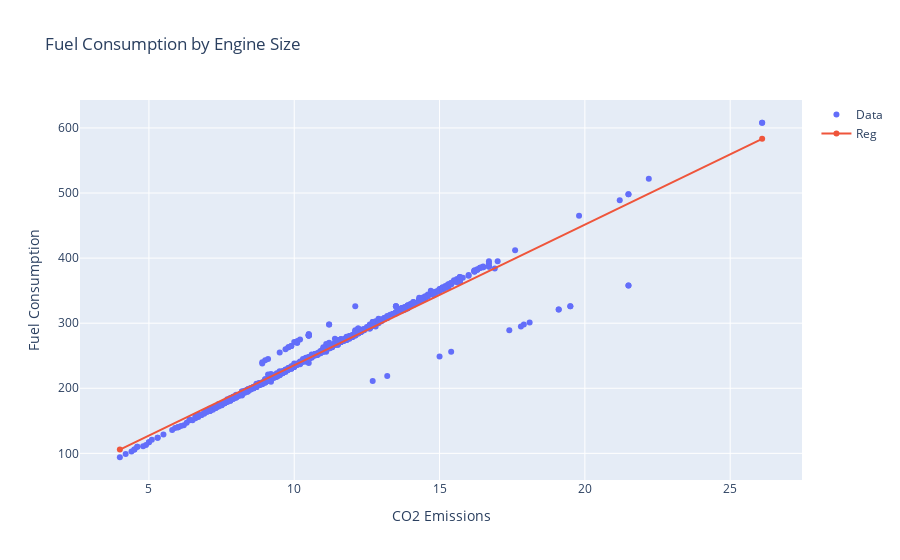

Notebook cell for this chart:
### Code cell
fig = go.Figure()
fig.add_trace(go.Scatter(x=df['Fuel Consumption'], y=df['CO2 Emissions'],mode='markers',name='Data'))
fig.add_trace(go.Scatter(x=X_lin, y=y_lin,name='Reg'))
fig.update_layout(title=f"Fuel Consumption by Engine Size", yaxis_title='Fuel Consumption', xaxis_title='CO2 Emissions')
fig.show()

### Figure 1 — Plotly figure (JSON) as saved in the notebook; plotly's stock layout.template omitted (floating-point values rounded to 4 significant figures; data arrays with more than 128 entries replaced by an {"elided": "..."} marker saying what was removed)
{"data": [{"mode": "markers", "name": "Data", "type": "scatter", "x": {"elided": "955 float values"}, "y": {"elided": "955 int values"}}, {"name": "Reg", "type": "scatter", "x": [4, 26.1], "y": [105.7, 583.4]}], "layout": {"title": {"text": "Fuel Consumption by Engine Size"}, "xaxis": {"title": {"text": "CO2 Emissions"}}, "yaxis": {"title": {"text": "Fuel Consumption"}}}}
